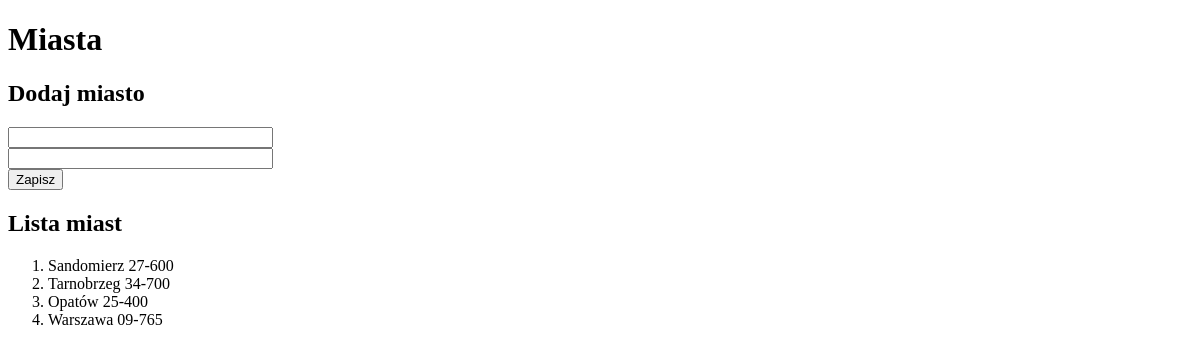
The app's page /studenci/miasta/, older data.
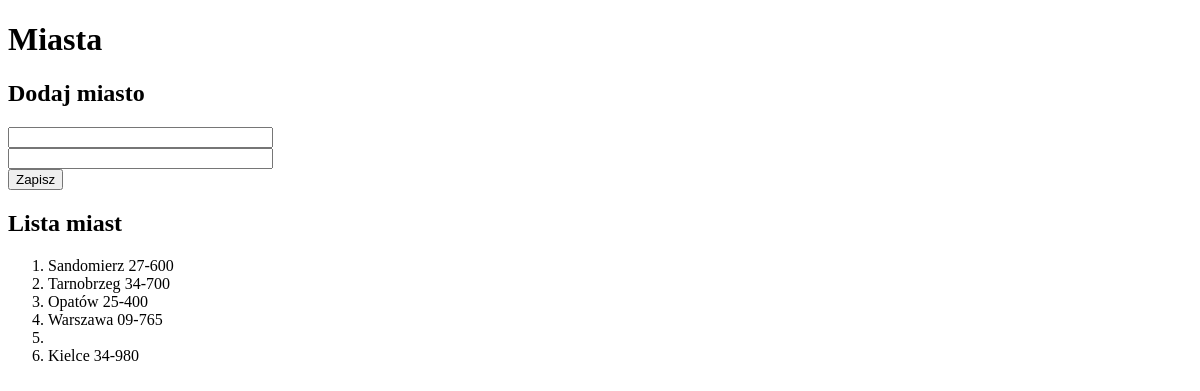
The same page, newer data.
### studenci/models.py (models this page shows, shortened)
class Miasto(models.Model):
    nazwa = models.CharField(verbose_name='miasto', max_length=30)
    kod = models.CharField(max_length=6, help_text="Wpisz kod pocztowy")
    class Meta:
        verbose_name_plural = "miasta"

### studenci/views.py (the view, shortened to what this page needs)
# urls.py: path('miasta/', views.miasta, name='miasta'),
def miasta(request):
    miasta = Miasto.objects.all()
    kontekst = {'miasta': miasta}
    return render(request, 'studenci/miasta.html', kontekst)

### studenci/templates/studenci/miasta.html (shortened to what this page needs)
{% extends 'szablon.html' %}
{% block naglowek %}Miasta{% endblock naglowek %}
{% block tresc %}
<h2>Dodaj miasto</h2>
    <form action="." method="POST">
        <input type="text" name="nazwa" size="30" maxlength="30">
        <br>
        <input type="text" name="kod" size="30" maxlength="6">
        <br>
        <input type="submit" value="Zapisz">
    </form>
<h2>Lista miast</h2>
<ol>
    {% for miasto in miasta %}
        <li>{{ miasto.nazwa }}&nbsp;{{ miasto.kod }}</li>
    {% endfor %}
</ol>
{% endblock tresc %}

### templates/szablon.html (shortened to what this page needs)
<!DOCTYPE html>
<html lang="pl">
<head>
</head>
<body>
    <h1>{% block naglowek %}Projekt Django{% endblock naglowek %}</h1>
{% block tresc %}
{% endblock tresc %}
</body>
</html>

Row changes from the older to the newer data that the page shows:
added Miasto: nazwa "Kielce", kod "34-980"
